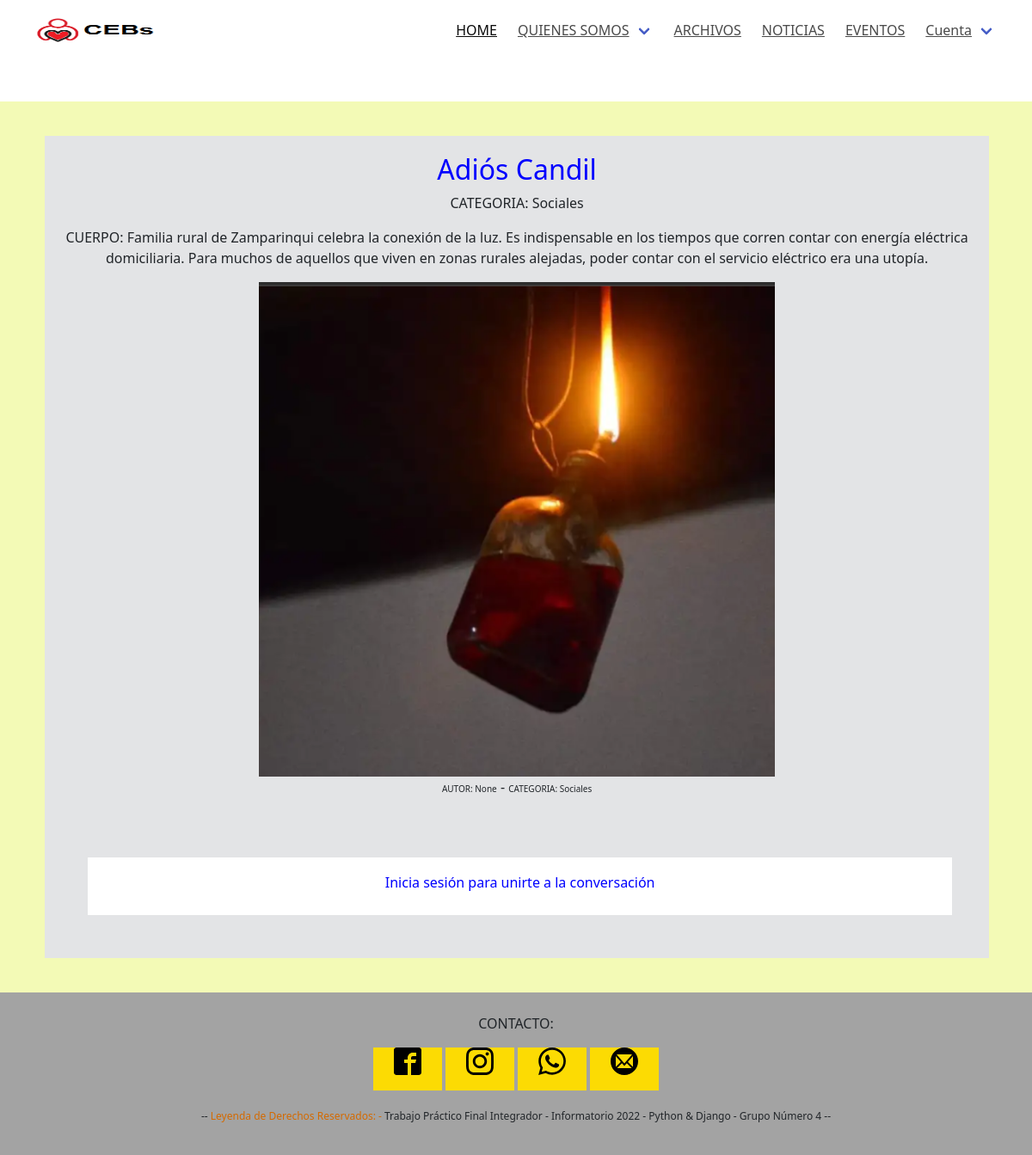
The page /Noticias/detalles/Adiós Candil on the database as committed earlier.
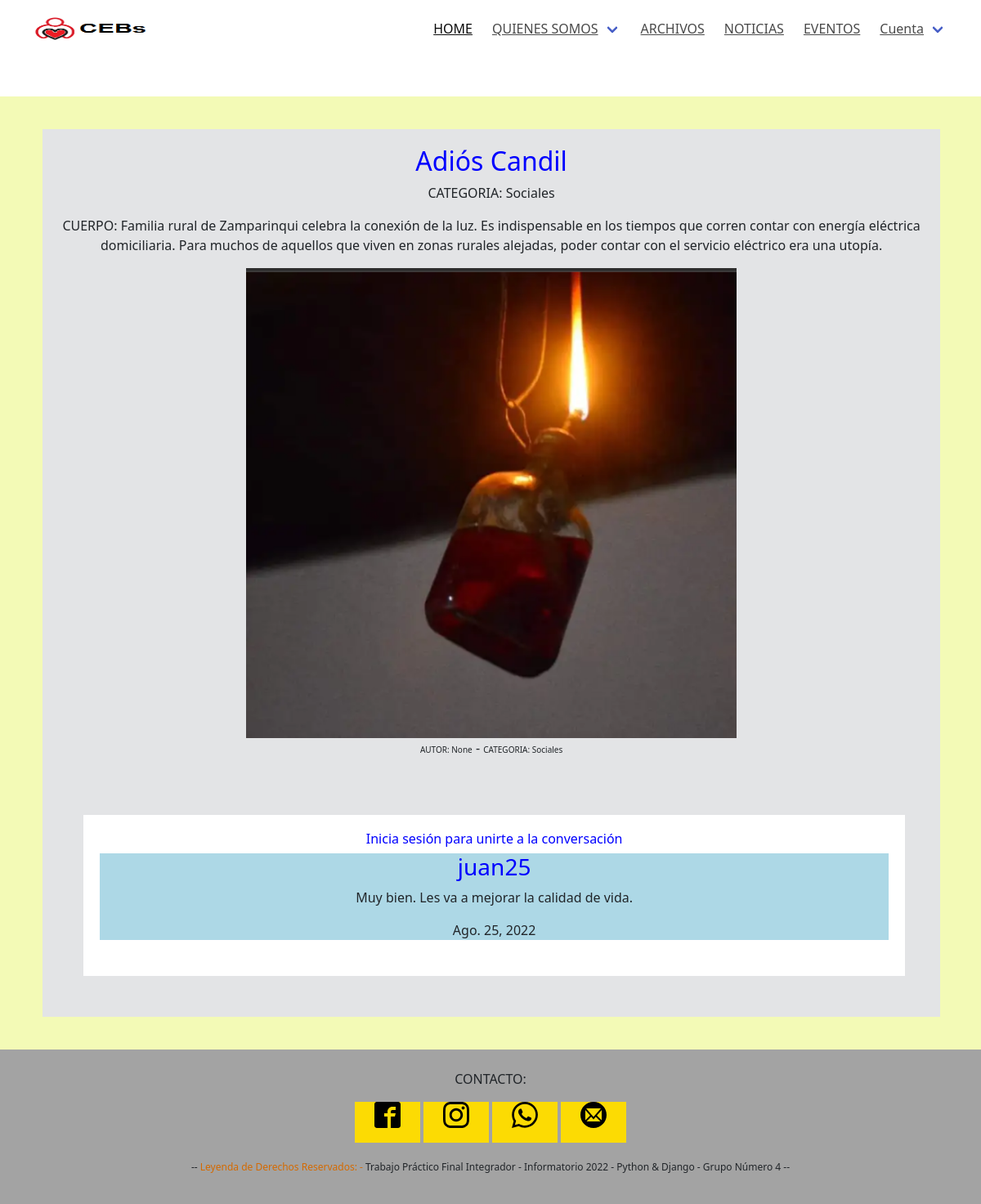
The same page on the database as committed later.
### apps/noticias/models.py (models this page shows, shortened)
class Comentario(models.Model):
    usuario = models.ForeignKey(Usuario, null=False, on_delete=models.CASCADE)
    creado = models.DateField(auto_now_add=True)
    cuerpo = models.TextField()
    titulo = models.ForeignKey(Noticia, on_delete=models.CASCADE, null = True)
    class Meta:
        ordering = ['creado']

### apps/usuarios/models.py (models this page shows)
class Usuario(AbstractUser):
    pass

### apps/noticias/views.py (the view)
# urls.py: path('detalles/<str:titulo>', views.Detallar, name = 'noticia_detalles')
def Detallar(request, titulo):
    if titulo:
        noticia = Noticia.objects.get(titulo=titulo)
        if noticia:
            ctx = {}
            ctx['notis'] = noticia
            comentarios = Comentario.objects.filter(titulo=noticia.id)
            if comentarios:
                ctx['coments'] = comentarios
            new_comment=None
            if request.method == 'POST' and request.user.is_authenticated:
                comment_form = FormularioComentar(data=request.POST)
                if comment_form.is_valid():
                    idNoticia=request.POST['IdNoticia']
                    new_comment = comment_form.save(commit=False)
                    new_comment.titulo = Noticia.objects.only('titulo').get(pk=idNoticia)
                    new_comment.usuario = request.user
                    new_comment.save()
            else:
                 comment_form = FormularioComentar()
            ctx['comment_form'] = comment_form
            ctx['new_comment'] = new_comment
        return render(request, 'noticias/noticia_detalles.html', ctx)
    else:
        return redirect(Listar(request))

### apps/noticias/models.py (called while the page is built)
    def __str__(self):
        return self.nombre

### templates/noticias/noticia_detalles.html (shortened to what this page needs)
{% extends 'base.html' %}
{% load static %}
{% block contenido %}
    <div class="noticia_entera">
    <h2>{{ notis.titulo }}</h2>
        <p>CATEGORIA: {{ notis.categoria }}</p>
        <p>CUERPO: {{ notis.cuerpo|safe }}</p>
        {% if notis.imagen %}
            <img src="{{ notis.imagen.url }}" class="img_ancho_2">
        {% else%}
            <p>NO TIENE IMAGEN </p>
        {% endif %}
        <p><span class="txt_secundario">AUTOR: {{ notis.autor }}</span> - <span class="txt_secundario">CATEGORIA: {{ notis.categoria }}</span></p>
        <br>
        <div class="Cajacomentarios">
            {% if user.is_authenticated %}
                <div class="ComentarUsuario">
                    <label>COMENTARIOS</label>
                    <form method="post">
                        <input type="hidden" name="IdNoticia" value="{{notis.pk}}">
                        {% csrf_token %}
                        {{ comment_form.as_p }}
                      <button type="submit" class="btn btn-primary  btn-lg">Submit</button>
                    </form>
                </div>
                {% if new_comment %}
                <div class="comentarioUsuario">
                    <div class="comentario" style="background:green;">
                    <h3>{{new_comment.usuario}}</h3>
                    <p>{{new_comment.cuerpo}}</p>
                    <h7>{{new_comment.creado}}</h7>
                    </div>
                    <br>
                </div>
                {% endif %}
            {% else %}
            <div class="IniciaSesion">
                <h6>Inicia sesión para unirte a la conversación</h6>
            </div>
            {% endif %}
        {% for coment in coments %}
            <div class="comentario" style="background:lightblue;">
            <h3>{{coment.usuario}}</h3>
            <p>{{coment.cuerpo}}</p>
            <h7>{{coment.creado}}</h7>
            </div>
            <br>
        {% endfor %}
        </div>
    </div>
{% endblock contenido %}

Rows that differ between the two databases and show on the page:
added Comentario: usuario "juan25", cuerpo "Muy bien. Les va a mejorar la calidad de vida.", creado "Ago. 25, 2022"
